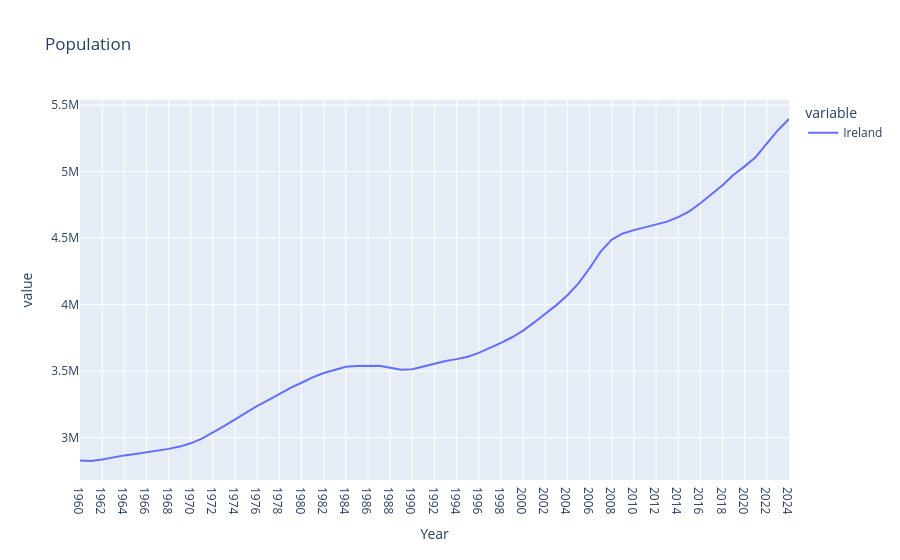

Notebook code for this chart:
### Code cell
px.line(population_df['Ireland'], title="Population")
